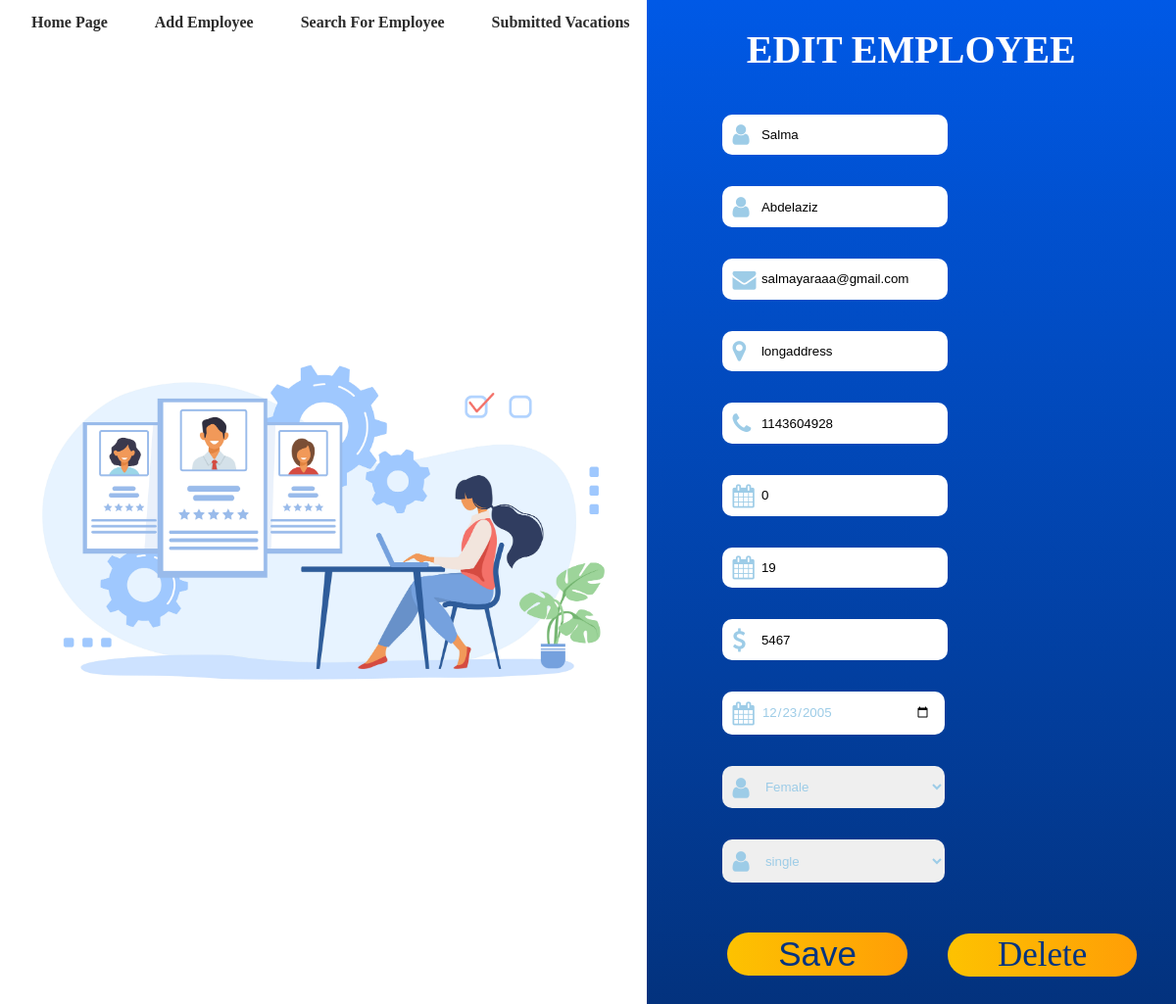
Page /employees/1/update on the earlier database version.
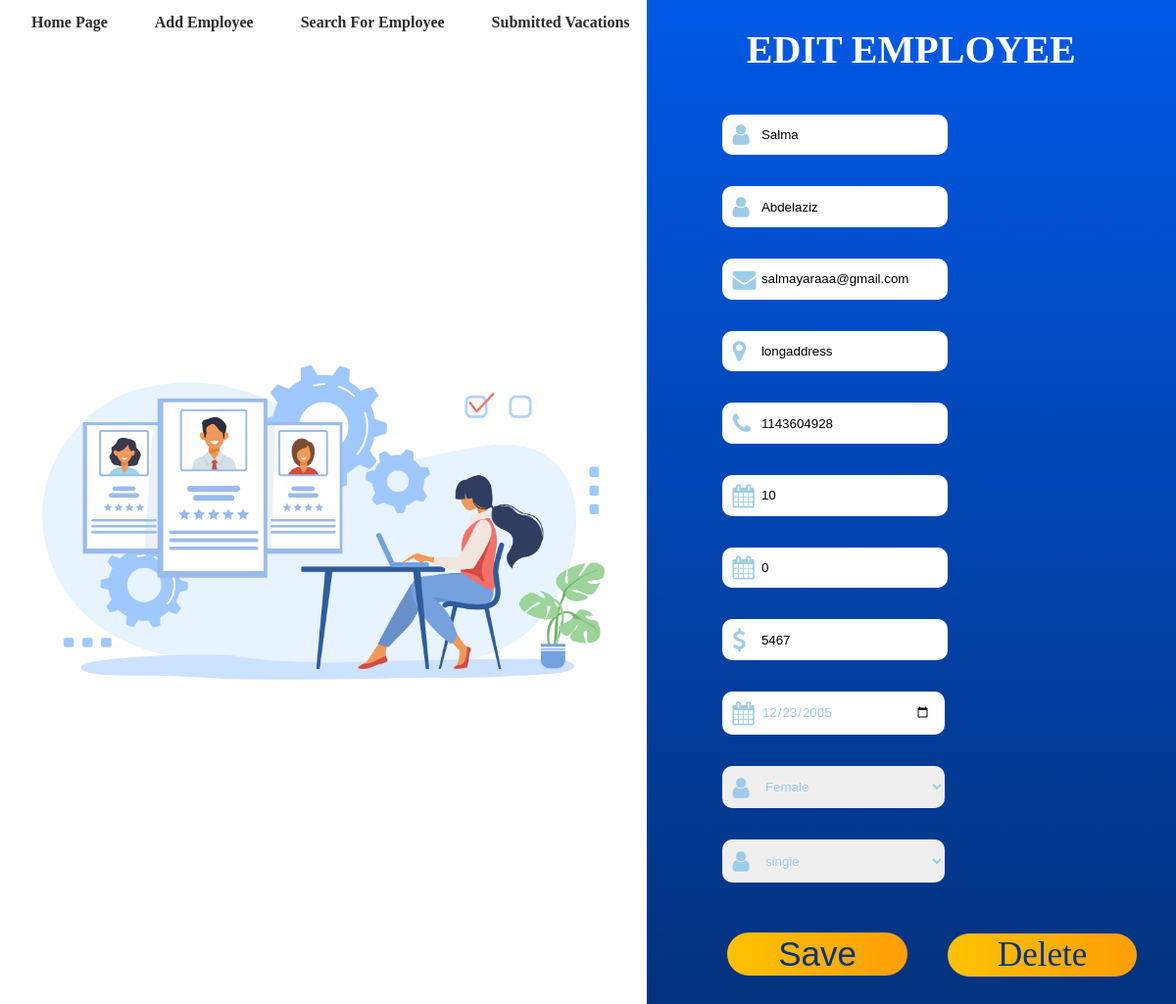
Same page on the later database version.
### hr_app/models.py (models this page shows, shortened)
class Employee(models.Model):
    material = [
        ('single','single'),
        ('married','married'),
        ('widowed','widowed'),
        ('divorced','divorced'),
        ('separated','separated'),
    ]
    gen = [
        ('Male','Male'),
        ('Female','Female'),
    ]
    firstname = models.CharField(max_length=50)
    lastname = models.CharField(max_length=50)
    email = models.EmailField(max_length=50)
    userid = models.IntegerField(primary_key=True)
    address = models.CharField(max_length=50)
    material_status = models.CharField(max_length=50,choices=material)
    gender = models.CharField(max_length=50,choices=gen)
    phone = models.CharField(max_length= 100)
    vcation_days = models.IntegerField()
    approved_vacation = models.IntegerField()
    salary = models.IntegerField()
    date = models.DateField()

### hr_app/views.py (the view)
# urls.py: path('employees/<pk>/update', views.UpdateEmployeeView.as_view(), name= "edit"),
class UpdateEmployeeView(UpdateView):
    model = Employee
    form_class = EditEmployee
    template_name = 'edit.html'
    success_url = reverse_lazy('search')
    def get_context_data(self, **kwargs):
        context = super().get_context_data(**kwargs)
        context['pk'] = self.kwargs['pk']
        return context

### hr_app/forms.py
class EditEmployee(forms.ModelForm):
    class Meta:
        model = models.Employee
        fields = "__all__"
        exclude = ['userid']
        widgets = {
            "date": forms.DateInput(attrs={"placeholder": "Date of birth","type":"date"}),
        }

### hr_app/templates/edit.html (shortened to what this page needs)
{% load static %}
<!DOCTYPE html>
<html lang="en">
  <head>
    <link
    rel="stylesheet"
    href="https://cdnjs.cloudflare.com/ajax/libs/font-awesome/4.7.0/css/font-awesome.min.css"
    />
    <link rel="stylesheet" href="{% static 'style/editStyle.css' %}" />
    <link rel="stylesheet" href="{% static 'style/navStyle.css' %}" />
  </head>
  <header>
    {% include 'partials/_header2.html' %}
  </header>
  <body>
    <div class="office-img">
      <img src="{% static 'shapes/edit.jpg' %}" alt="officeimg" />
    </div>
    <div class="form-container">
      <h1>Edit Employee</h1>
      <form method="POST">
        <div class="form-group">
          <i class="fa fa-user icon" style="font-size: 1.5em"></i>
          {{form.firstname}}
        </div>
        <div class="form-group">
          <i class="fa fa-user icon" style="font-size: 1.5em"></i>
          {{form.lastname}}
        </div>
        <div class="form-group">
          <i class="fa fa-envelope" style="font-size: 1.5em"></i>
          {{form.email}}
        </div>
        <div class="form-group">
          <i class="fa fa-map-marker" style="font-size: 1.5em"></i>
          {{form.address}}
        </div>
        <div class="form-group">
          <i class="fa fa-phone" style="font-size: 1.5em"></i>
          {{form.phone}}
        </div>
        <div class="form-group">
          <i class="fa fa-calendar" style="font-size: 1.5em"></i>
          {{form.vcation_days}}
        </div>
        <div class="form-group">
          <i class="fa fa-calendar" style="font-size: 1.5em"></i>
          {{form.approved_vacation}}
        </div>
        <div class="form-group">
          <i class="fa fa-dollar" style="font-size: 1.5em"></i>
          {{form.salary}}
        </div>
        <div class="form-group">
          <i class="fa fa-calendar" style="font-size: 1.5em"></i>
          {{form.date}}
        </div>
        <div class="form-group">
          <i class="fa fa-user icon" style="font-size: 1.5em"></i>
          {{form.gender}}
        </div>
        <div class="form-group">
          <i class="fa fa-user icon" style="font-size: 1.5em"></i>
          {{form.material_status}}
        </div>
        <div class="form-group button-container">
          <button type="submit" class="button">Save</button>
          <a onclick="del('{% url 'delete' pk=pk %}')" style="text-align: center;" class="button" href="{%url 'search' %}">Delete</a>
        </div>
      </form>
    </div>
  </body>
</html>

Differences in the rows shown:
changed Employee "Salma": vcation_days "0" → "10"; approved_vacation "19" → "0"
